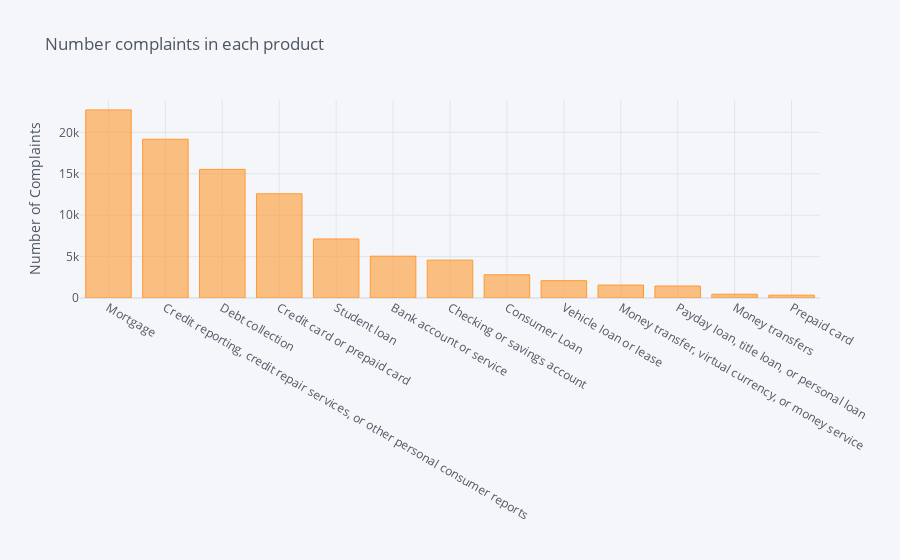

Here is the notebook cell this chart was saved with:
### Code cell
df['Product'].value_counts().sort_values(ascending=False).iplot(kind='bar', yTitle='Number of Complaints', 
                                                                title='Number complaints in each product')

### Figure 1 — Plotly figure (JSON) as saved in the notebook; plotly's stock layout.template omitted (floating-point values rounded to 4 significant figures)
{"data": [{"marker": {"color": "rgba(255, 153, 51, 0.6)", "line": {"color": "rgba(255, 153, 51, 1.0)", "width": 1}}, "name": "Product", "orientation": "v", "text": "", "x": ["Mortgage", "Credit reporting, credit repair services, or other personal consumer reports", "Debt collection", "Credit card or prepaid card", "Student loan", "Bank account or service", "Checking or savings account", "Consumer Loan", "Vehicle loan or lease", "Money transfer, virtual currency, or money service", "Payday loan, title loan, or personal loan", "Money transfers", "Prepaid card"], "y": [22713, 19170, 15530, 12584, 7125, 5046, 4573, 2802, 2091, 1559, 1447, 452, 343], "type": "bar"}], "layout": {"legend": {"bgcolor": "#F5F6F9", "font": {"color": "#4D5663"}}, "paper_bgcolor": "#F5F6F9", "plot_bgcolor": "#F5F6F9", "title": {"font": {"color": "#4D5663"}, "text": "Number complaints in each product"}, "xaxis": {"gridcolor": "#E1E5ED", "showgrid": true, "tickfont": {"color": "#4D5663"}, "title": {"font": {"color": "#4D5663"}, "text": ""}, "zerolinecolor": "#E1E5ED"}, "yaxis": {"gridcolor": "#E1E5ED", "showgrid": true, "tickfont": {"color": "#4D5663"}, "title": {"font": {"color": "#4D5663"}, "text": "Number of Complaints"}, "zerolinecolor": "#E1E5ED"}}}
